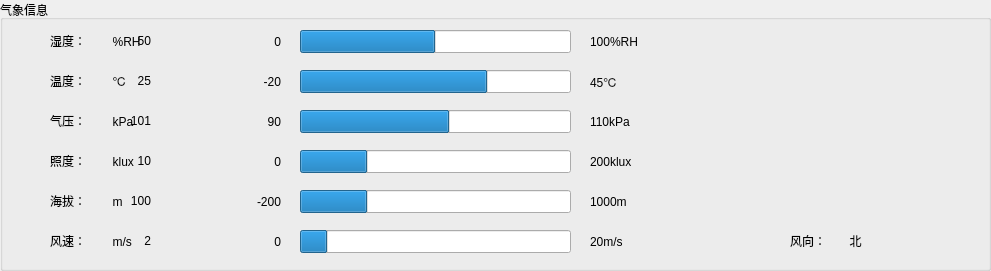
   <widget class="QGroupBox" name="groupBox_3">
    <property name="geometry">
     <rect>
      <x>10</x>
      <y>180</y>
      <width>991</width>
      <height>271</height>
     </rect>
    </property>
    <property name="font">
     <font>
      <pointsize>9</pointsize>
     </font>
    </property>
    <property name="title">
     <string>气象信息</string>
    </property>
    <widget class="QLabel" name="labelWindDirectionIcon">
     <property name="geometry">
      <rect>
       <x>740</x>
       <y>50</y>
       <width>171</width>
       <height>151</height>
      </rect>
     </property>
     <property name="font">
      <font>
       <pointsize>15</pointsize>
      </font>
     </property>
     <property name="text">
      <string/>
     </property>
     <property name="pixmap">
      <pixmap>res/0.png</pixmap>
     </property>
     <property name="scaledContents">
      <bool>true</bool>
     </property>
     <property name="alignment">
      <set>Qt::AlignCenter</set>
     </property>
     <property name="wordWrap">
      <bool>false</bool>
     </property>
    </widget>
    <widget class="QLabel" name="label">
     <property name="geometry">
      <rect>
       <x>50</x>
       <y>20</y>
       <width>150</width>
       <height>41</height>
      </rect>
     </property>
     <property name="font">
      <font>
       <pointsize>9</pointsize>
      </font>
     </property>
     <property name="text">
      <string>湿度：        %RH</string>
     </property>
     <property name="alignment">
      <set>Qt::AlignLeading|Qt::AlignLeft|Qt::AlignVCenter</set>
     </property>
    </widget>
    <widget class="QLabel" name="label_9">
     <property name="geometry">
      <rect>
       <x>50</x>
       <y>60</y>
       <width>150</width>
       <height>41</height>
      </rect>
     </property>
     <property name="font">
      <font>
       <pointsize>9</pointsize>
      </font>
     </property>
     <property name="text">
      <string>温度：        ℃</string>
     </property>
     <property name="alignment">
      <set>Qt::AlignLeading|Qt::AlignLeft|Qt::AlignVCenter</set>
     </property>
    </widget>
    <widget class="QLabel" name="label_10">
     <property name="geometry">
      <rect>
       <x>50</x>
       <y>180</y>
       <width>150</width>
       <height>41</height>
      </rect>
     </property>
     <property name="font">
      <font>
       <pointsize>9</pointsize>
      </font>
     </property>
     <property name="text">
      <string>海拔：        m</string>
     </property>
     <property name="alignment">
      <set>Qt::AlignLeading|Qt::AlignLeft|Qt::AlignVCenter</set>
     </property>
    </widget>
    <widget class="QLabel" name="label_11">
     <property name="geometry">
      <rect>
       <x>50</x>
       <y>100</y>
       <width>150</width>
       <height>41</height>
      </rect>
     </property>
     <property name="font">
      <font>
       <pointsize>9</pointsize>
      </font>
     </property>
     <property name="text">
      <string>气压：        kPa</string>
     </property>
     <property name="alignment">
      <set>Qt::AlignLeading|Qt::AlignLeft|Qt::AlignVCenter</set>
     </property>
    </widget>
    <widget class="QLabel" name="label_12">
     <property name="geometry">
      <rect>
       <x>50</x>
       <y>140</y>
       <width>150</width>
       <height>41</height>
      </rect>
     </property>
     <property name="font">
      <font>
       <pointsize>9</pointsize>
      </font>
     </property>
     <property name="text">
      <string>照度：        klux</string>
     </property>
     <property name="alignment">
      <set>Qt::AlignLeading|Qt::AlignLeft|Qt::AlignVCenter</set>
     </property>
    </widget>
    <widget class="QLabel" name="label_13">
     <property name="geometry">
      <rect>
       <x>50</x>
       <y>220</y>
       <width>150</width>
       <height>41</height>
      </rect>
     </property>
     <property name="font">
      <font>
       <pointsize>9</pointsize>
      </font>
     </property>
     <property name="text">
      <string>风速：        m/s</string>
     </property>
     <property name="alignment">
      <set>Qt::AlignLeading|Qt::AlignLeft|Qt::AlignVCenter</set>
     </property>
    </widget>
    <widget class="QLabel" name="label_14">
     <property name="geometry">
      <rect>
       <x>790</x>
       <y>220</y>
       <width>71</width>
       <height>41</height>
      </rect>
     </property>
     <property name="font">
      <font>
       <pointsize>9</pointsize>
      </font>
     </property>
     <property name="text">
      <string>风向：</string>
     </property>
     <property name="alignment">
      <set>Qt::AlignLeading|Qt::AlignLeft|Qt::AlignVCenter</set>
     </property>
    </widget>
    <widget class="QProgressBar" name="progressBarHumidity">
     <property name="geometry">
      <rect>
       <x>300</x>
       <y>30</y>
       <width>271</width>
       <height>23</height>
      </rect>
     </property>
     <property name="value">
      <number>50</number>
     </property>
     <property name="textVisible">
      <bool>false</bool>
     </property>
    </widget>
    <widget class="QLabel" name="label_2">
     <property name="geometry">
      <rect>
       <x>240</x>
       <y>30</y>
       <width>41</width>
       <height>23</height>
      </rect>
     </property>
     <property name="font">
      <font>
       <pointsize>9</pointsize>
      </font>
     </property>
     <property name="text">
      <string>0</string>
     </property>
     <property name="alignment">
      <set>Qt::AlignRight|Qt::AlignTrailing|Qt::AlignVCenter</set>
     </property>
    </widget>
    <widget class="QProgressBar" name="progressBarTemperature">
     <property name="geometry">
      <rect>
       <x>300</x>
       <y>70</y>
       <width>271</width>
       <height>23</height>
      </rect>
     </property>
     <property name="minimum">
      <number>-20</number>
     </property>
     <property name="maximum">
      <number>45</number>
     </property>
     <property name="value">
      <number>25</number>
     </property>
     <property name="textVisible">
      <bool>false</bool>
     </property>
    </widget>
    <widget class="QProgressBar" name="progressBarPressure">
     <property name="geometry">
      <rect>
       <x>300</x>
       <y>110</y>
       <width>271</width>
       <height>23</height>
      </rect>
     </property>
     <property name="minimum">
      <number>90</number>
     </property>
     <property name="maximum">
      <number>110</number>
     </property>
     <property name="value">
      <number>101</number>
     </property>
     <property name="textVisible">
      <bool>false</bool>
     </property>
    </widget>
    <widget class="QProgressBar" name="progressBarIllumination">
     <property name="geometry">
      <rect>
       <x>300</x>
       <y>150</y>
       <width>271</width>
       <height>23</height>
      </rect>
     </property>
     <property name="maximum">
      <number>200</number>
     </property>
     <property name="value">
      <number>50</number>
     </property>
     <property name="textVisible">
      <bool>false</bool>
     </property>
    </widget>
    <widget class="QProgressBar" name="progressBarWindSpeed">
     <property name="geometry">
      <rect>
       <x>300</x>
       <y>230</y>
       <width>271</width>
       <height>23</height>
      </rect>
     </property>
     <property name="maximum">
      <number>20</number>
     </property>
     <property name="value">
      <number>2</number>
     </property>
     <property name="textVisible">
      <bool>false</bool>
     </property>
    </widget>
    <widget class="QProgressBar" name="progressBarAltitude">
     <property name="geometry">
      <rect>
       <x>300</x>
       <y>190</y>
       <width>271</width>
       <height>23</height>
      </rect>
     </property>
     <property name="minimum">
      <number>-200</number>
     </property>
     <property name="maximum">
      <number>1000</number>
     </property>
     <property name="value">
      <number>100</number>
     </property>
     <property name="textVisible">
      <bool>false</bool>
     </property>
    </widget>
    <widget class="QLabel" name="labelHumidity">
     <property name="geometry">
      <rect>
       <x>90</x>
       <y>20</y>
       <width>61</width>
       <height>41</height>
      </rect>
     </property>
     <property name="font">
      <font>
       <pointsize>9</pointsize>
      </font>
     </property>
     <property name="text">
      <string>50</string>
     </property>
     <property name="alignment">
      <set>Qt::AlignRight|Qt::AlignTrailing|Qt::AlignVCenter</set>
     </property>
    </widget>
    <widget class="QLabel" name="labelTemperature">
     <property name="geometry">
      <rect>
       <x>90</x>
       <y>60</y>
       <width>61</width>
       <height>41</height>
      </rect>
     </property>
     <property name="font">
      <font>
       <pointsize>9</pointsize>
      </font>
     </property>
     <property name="text">
      <string>25</string>
     </property>
     <property name="alignment">
      <set>Qt::AlignRight|Qt::AlignTrailing|Qt::AlignVCenter</set>
     </property>
    </widget>
    <widget class="QLabel" name="labelPressure">
     <property name="geometry">
      <rect>
       <x>90</x>
       <y>100</y>
       <width>61</width>
       <height>41</height>
      </rect>
     </property>
     <property name="font">
      <font>
       <pointsize>9</pointsize>
      </font>
     </property>
     <property name="text">
      <string>101</string>
     </property>
     <property name="alignment">
      <set>Qt::AlignRight|Qt::AlignTrailing|Qt::AlignVCenter</set>
     </property>
    </widget>
    <widget class="QLabel" name="labelIllumination">
     <property name="geometry">
      <rect>
       <x>80</x>
       <y>140</y>
       <width>71</width>
       <height>41</height>
      </rect>
     </property>
     <property name="font">
      <font>
       <pointsize>9</pointsize>
      </font>
     </property>
     <property name="text">
      <string>10</string>
     </property>
     <property name="alignment">
      <set>Qt::AlignRight|Qt::AlignTrailing|Qt::AlignVCenter</set>
     </property>
    </widget>
    <widget class="QLabel" name="labelWindSpeed">
     <property name="geometry">
      <rect>
       <x>100</x>
       <y>220</y>
       <width>51</width>
       <height>41</height>
      </rect>
     </property>
     <property name="font">
      <font>
       <pointsize>9</pointsize>
      </font>
     </property>
     <property name="text">
      <string> 2</string>
     </property>
     <property name="alignment">
      <set>Qt::AlignRight|Qt::AlignTrailing|Qt::AlignVCenter</set>
     </property>
    </widget>
    <widget class="QLabel" name="labelAltitude">
     <property name="geometry">
      <rect>
       <x>80</x>
       <y>180</y>
       <width>71</width>
       <height>41</height>
      </rect>
     </property>
     <property name="font">
      <font>
       <pointsize>9</pointsize>
      </font>
     </property>
     <property name="text">
      <string>100</string>
     </property>
     <property name="alignment">
      <set>Qt::AlignRight|Qt::AlignTrailing|Qt::AlignVCenter</set>
     </property>
    </widget>
    <widget class="QLabel" name="labelWindDirection">
     <property name="geometry">
      <rect>
       <x>830</x>
       <y>220</y>
       <width>51</width>
       <height>41</height>
      </rect>
     </property>
     <property name="font">
      <font>
       <pointsize>9</pointsize>
      </font>
     </property>
     <property name="text">
      <string>北</string>
     </property>
     <property name="alignment">
      <set>Qt::AlignCenter</set>
     </property>
    </widget>
    <widget class="QLabel" name="label_5">
     <property name="geometry">
      <rect>
       <x>590</x>
       <y>30</y>
       <width>81</width>
       <height>23</height>
      </rect>
     </property>
     <property name="font">
      <font>
       <pointsize>9</pointsize>
      </font>
     </property>
     <property name="text">
      <string>100%RH</string>
     </property>
     <property name="alignment">
      <set>Qt::AlignLeading|Qt::AlignLeft|Qt::AlignVCenter</set>
     </property>
    </widget>
    <widget class="QLabel" name="label_18">
     <property name="geometry">
      <rect>
       <x>240</x>
       <y>70</y>
       <width>41</width>
       <height>23</height>
      </rect>
     </property>
     <property name="font">
      <font>
       <pointsize>9</pointsize>
      </font>
     </property>
     <property name="text">
      <string>-20</string>
     </property>
     <property name="alignment">
      <set>Qt::AlignRight|Qt::AlignTrailing|Qt::AlignVCenter</set>
     </property>
    </widget>
    <widget class="QLabel" name="label_21">
     <property name="geometry">
      <rect>
       <x>240</x>
       <y>150</y>
       <width>41</width>
       <height>23</height>
      </rect>
     </property>
     <property name="font">
      <font>
       <pointsize>9</pointsize>
      </font>
     </property>
     <property name="text">
      <string>0</string>
     </property>
     <property name="alignment">
      <set>Qt::AlignRight|Qt::AlignTrailing|Qt::AlignVCenter</set>
     </property>
    </widget>
    <widget class="QLabel" name="label_22">
     <property name="geometry">
      <rect>
       <x>240</x>
       <y>110</y>
       <width>41</width>
       <height>23</height>
      </rect>
     </property>
     <property name="font">
      <font>
       <pointsize>9</pointsize>
      </font>
     </property>
     <property name="text">
      <string>90</string>
     </property>
     <property name="alignment">
      <set>Qt::AlignRight|Qt::AlignTrailing|Qt::AlignVCenter</set>
     </property>
    </widget>
    <widget class="QLabel" name="label_23">
     <property name="geometry">
      <rect>
       <x>240</x>
       <y>230</y>
       <width>41</width>
       <height>23</height>
      </rect>
     </property>
     <property name="font">
      <font>
       <pointsize>9</pointsize>
      </font>
     </property>
     <property name="text">
      <string>0</string>
     </property>
     <property name="alignment">
      <set>Qt::AlignRight|Qt::AlignTrailing|Qt::AlignVCenter</set>
     </property>
    </widget>
    <widget class="QLabel" name="label_24">
     <property name="geometry">
      <rect>
       <x>240</x>
       <y>190</y>
       <width>41</width>
       <height>23</height>
      </rect>
     </property>
     <property name="font">
      <font>
       <pointsize>9</pointsize>
      </font>
     </property>
     <property name="text">
      <string>-200</string>
     </property>
     <property name="alignment">
      <set>Qt::AlignRight|Qt::AlignTrailing|Qt::AlignVCenter</set>
     </property>
    </widget>
    <widget class="QLabel" name="label_25">
     <property name="geometry">
      <rect>
       <x>590</x>
       <y>70</y>
       <width>81</width>
       <height>23</height>
      </rect>
     </property>
     <property name="font">
      <font>
       <pointsize>9</pointsize>
      </font>
     </property>
     <property name="text">
      <string>45℃</string>
     </property>
     <property name="alignment">
      <set>Qt::AlignLeading|Qt::AlignLeft|Qt::AlignVCenter</set>
     </property>
    </widget>
    <widget class="QLabel" name="label_26">
     <property name="geometry">
      <rect>
       <x>590</x>
       <y>110</y>
       <width>81</width>
       <height>23</height>
      </rect>
     </property>
     <property name="font">
      <font>
       <pointsize>9</pointsize>
      </font>
     </property>
     <property name="text">
      <string>110kPa</string>
     </property>
     <property name="alignment">
      <set>Qt::AlignLeading|Qt::AlignLeft|Qt::AlignVCenter</set>
     </property>
    </widget>
    <widget class="QLabel" name="label_27">
     <property name="geometry">
      <rect>
       <x>590</x>
       <y>150</y>
       <width>81</width>
       <height>23</height>
      </rect>
     </property>
     <property name="font">
      <font>
       <pointsize>9</pointsize>
      </font>
     </property>
     <property name="text">
      <string>200klux</string>
     </property>
     <property name="alignment">
      <set>Qt::AlignLeading|Qt::AlignLeft|Qt::AlignVCenter</set>
     </property>
    </widget>
    <widget class="QLabel" name="label_30">
     <property name="geometry">
      <rect>
       <x>590</x>
       <y>190</y>
       <width>81</width>
       <height>23</height>
      </rect>
     </property>
     <property name="font">
      <font>
       <pointsize>9</pointsize>
      </font>
     </property>
     <property name="text">
      <string>1000m</string>
     </property>
     <property name="alignment">
      <set>Qt::AlignLeading|Qt::AlignLeft|Qt::AlignVCenter</set>
     </property>
    </widget>
    <widget class="QLabel" name="label_31">
     <property name="geometry">
      <rect>
       <x>590</x>
       <y>230</y>
       <width>81</width>
       <height>23</height>
      </rect>
     </property>
     <property name="font">
      <font>
       <pointsize>9</pointsize>
      </font>
     </property>
     <property name="text">
      <string>20m/s</string>
     </property>
     <property name="alignment">
      <set>Qt::AlignLeading|Qt::AlignLeft|Qt::AlignVCenter</set>
     </property>
    </widget>
    <zorder>label_2</zorder>
    <zorder>labelWindDirectionIcon</zorder>
    <zorder>label</zorder>
    <zorder>label_9</zorder>
    <zorder>label_10</zorder>
    <zorder>label_11</zorder>
    <zorder>label_12</zorder>
    <zorder>label_13</zorder>
    <zorder>label_14</zorder>
    <zorder>progressBarHumidity</zorder>
    <zorder>progressBarTemperature</zorder>
    <zorder>progressBarPressure</zorder>
    <zorder>progressBarIllumination</zorder>
    <zorder>progressBarWindSpeed</zorder>
    <zorder>progressBarAltitude</zorder>
    <zorder>labelHumidity</zorder>
    <zorder>labelTemperature</zorder>
    <zorder>labelPressure</zorder>
    <zorder>labelIllumination</zorder>
    <zorder>labelWindSpeed</zorder>
    <zorder>labelAltitude</zorder>
    <zorder>labelWindDirection</zorder>
    <zorder>label_5</zorder>
    <zorder>label_18</zorder>
    <zorder>label_21</zorder>
    <zorder>label_22</zorder>
    <zorder>label_23</zorder>
    <zorder>label_24</zorder>
    <zorder>label_25</zorder>
    <zorder>label_26</zorder>
    <zorder>label_27</zorder>
    <zorder>label_30</zorder>
    <zorder>label_31</zorder>
   </widget>
